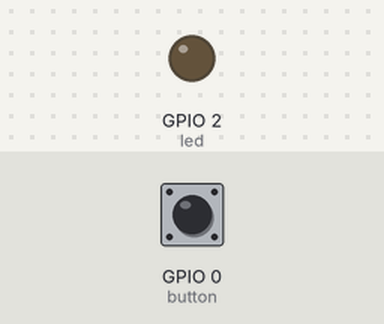
Recording of a program running on a simulated ESP32 board running MicroPython. Parts: output pins drawn as LEDs (lit = HIGH). The inputs (shaded band) are chosen by the test bench; at power-on: GPIO 0 (button) HIGH. What the program prints to the serial console is not drawn.

Above: at 1.2 s.
1.3 s: GPIO 0 (button) pulled LOW for 0.15 s
At 1.4 s:
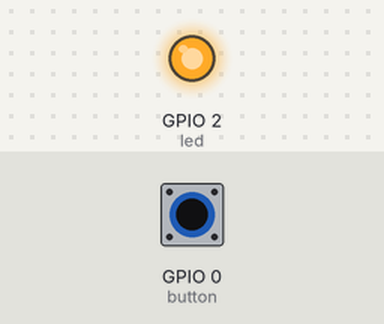
3.0 s: GPIO 0 (button) pulled LOW for 3.2 s
At 6.8 s:
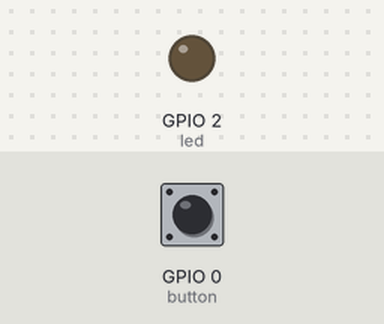
Timing chart, 0 to 8.3 s (numbered marks = the images above; inputs shaded):
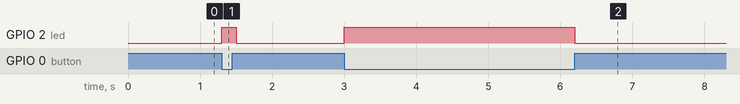

The program:

input_pullup.py
```python
from machine import Pin
import time

# Button connected to GPIO 0 (BOOT button on ESP32)
# using internal pull-up resistor
button = Pin(0, Pin.IN, Pin.PULL_UP)
led = Pin(2, Pin.OUT)

print("Starting ESP32 Input Pull-up sample...")
print("Press the BOOT button to light up the LED.")

while True:
    if button.value() == 0:  # Pressed (Logic Low)
        led.on()
    else:
        led.off()
    time.sleep(0.1)
```

Measured:
- after the input at 1.3 s, GPIO 2 (led): LOW → HIGH at once, → LOW 0.20 s later
- after the input at 3.0 s, GPIO 2 (led): LOW → HIGH at once, → LOW 3.2 s later
